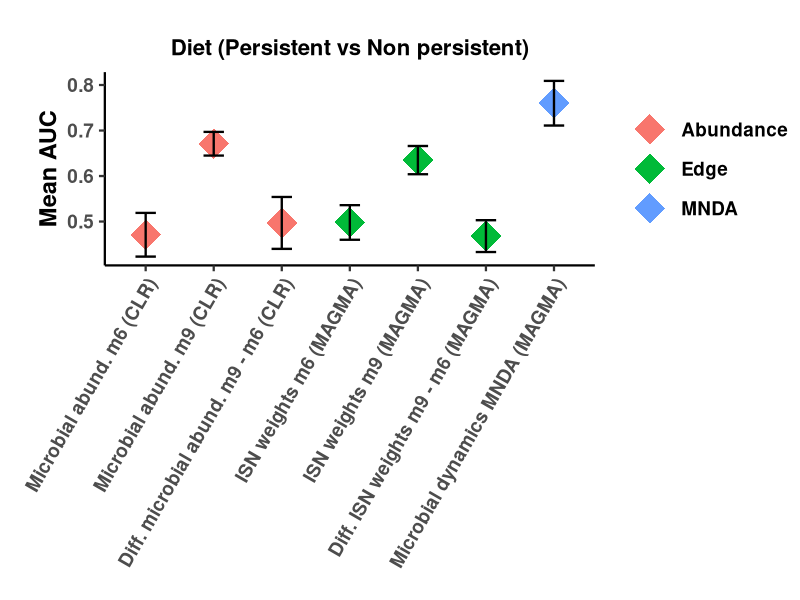
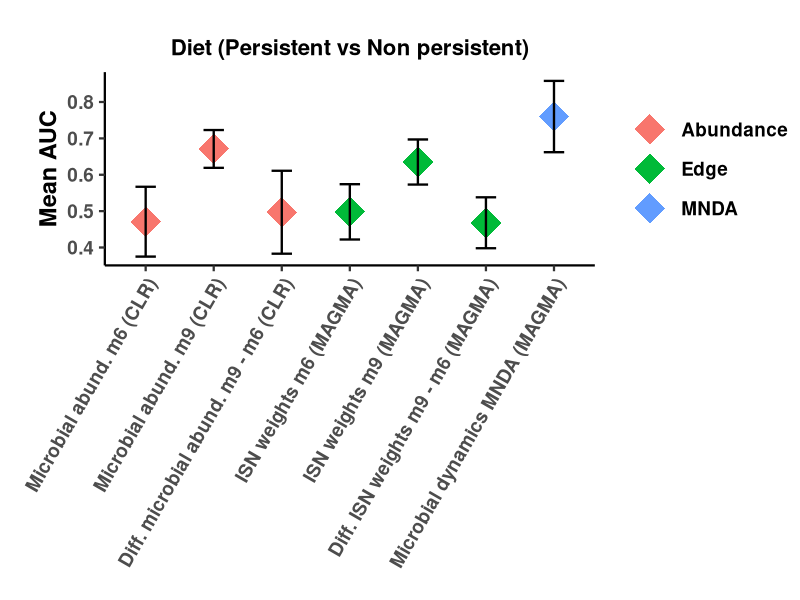
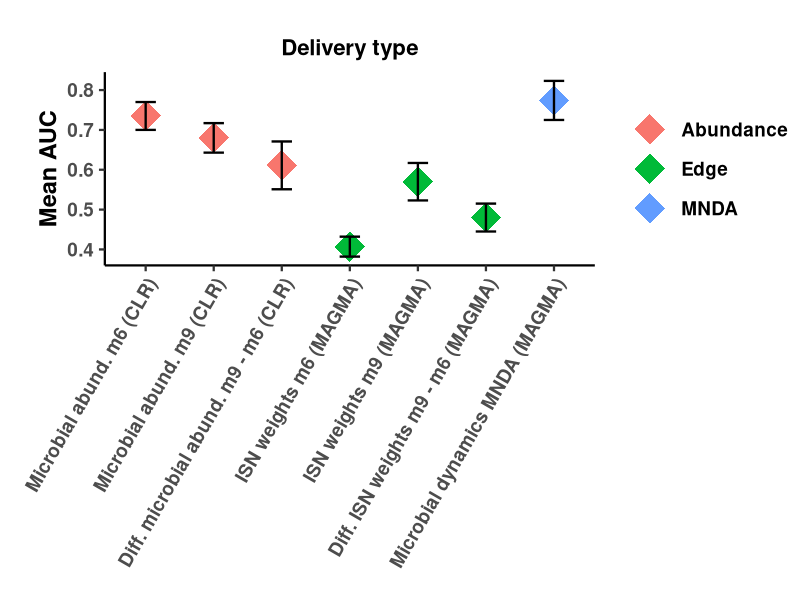
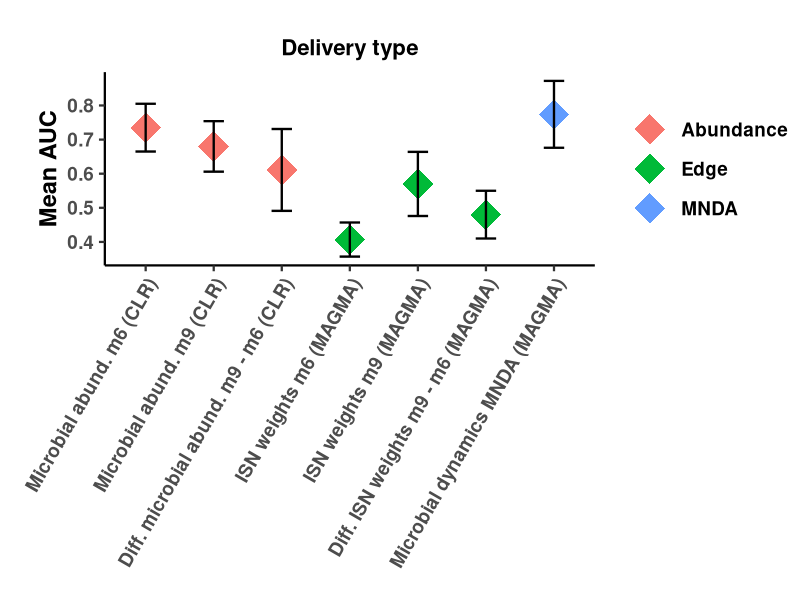
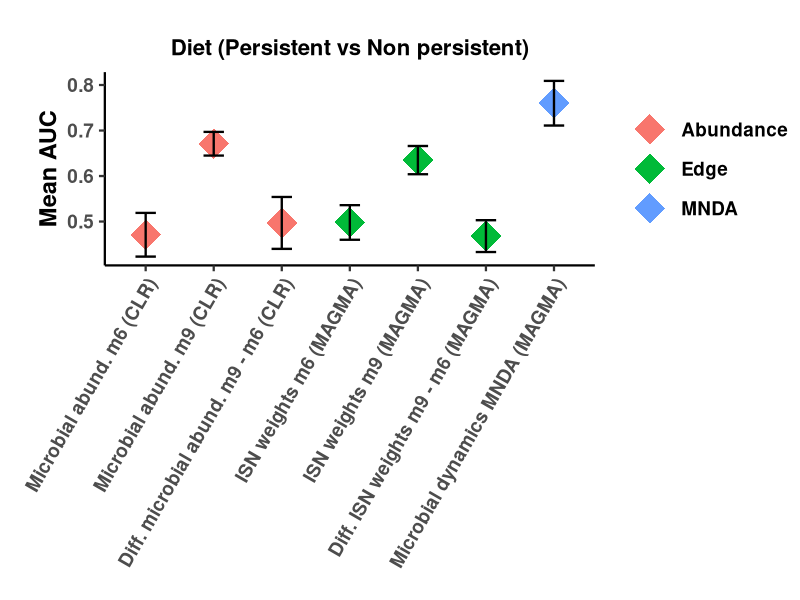
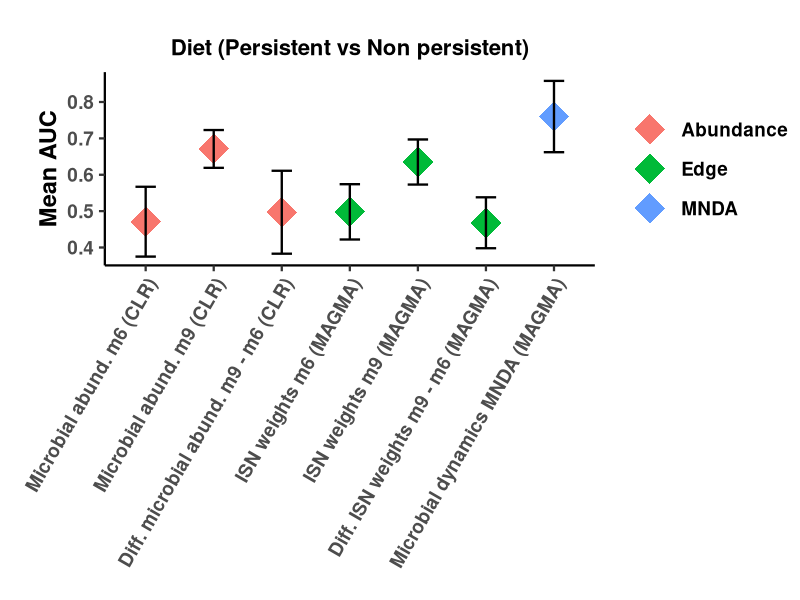
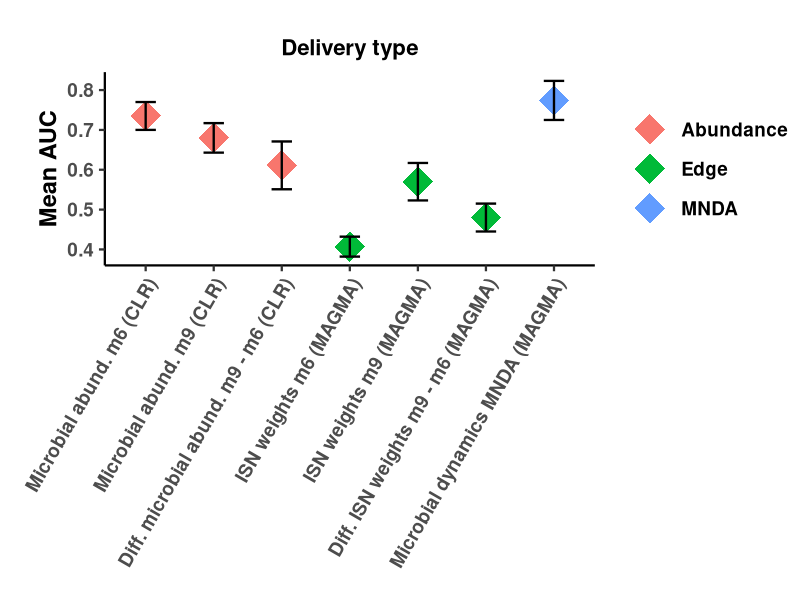
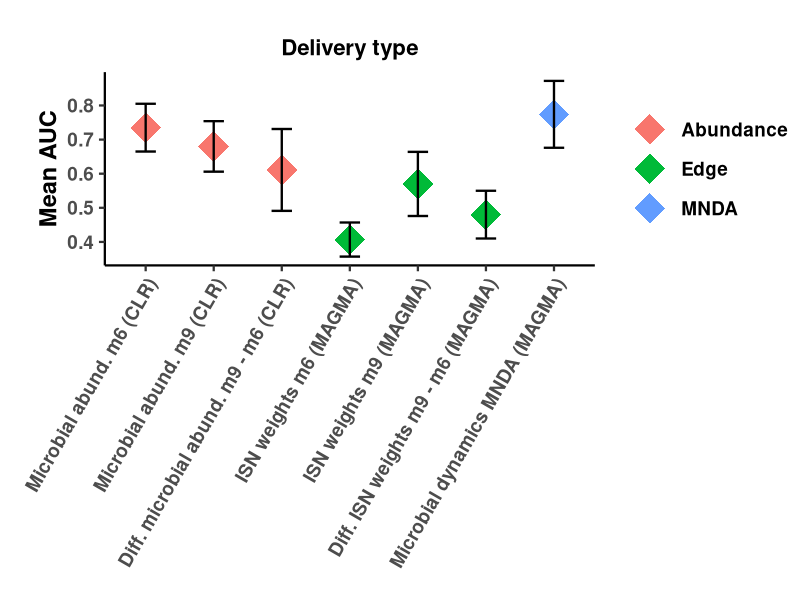

The R source for these figures, in order:
setwd("C:/Users/fmelo/Desktop/Backup_Federico/Maastricht_data/Dynamics_in_Microbiome/Results/Prediction/")
library(readxl)

Diet <- read_excel("Final_in_the_paper_results_prediction.xlsx", sheet = "Diet")
colnames(Diet) = c("Input", "AUC", "sd")

Input_name = c("Microbial abund. m6 (CLR)", "Microbial abund. m9 (CLR)", "Diff. microbial abund. m9 - m6 (CLR)", 
               "ISN weights m6 (MAGMA)", "ISN weights m9 (MAGMA)", "Diff. ISN weights m9 - m6 (MAGMA)", 
               "Microbial dynamics MNDA (MAGMA)")
Diet$Input = Input_name
Delivery <- read_excel("Final_in_the_paper_results_prediction.xlsx", sheet = "Mode of Delivery")
colnames(Delivery) = c("Input", "AUC", "sd")
Delivery$Input = Input_name

library(ggplot2)

# creating a data frame df
df<-data.frame(Mean=c(0.24,0.25,0.37,0.643,0.54),
               sd=c(0.00362,0.281,0.3068,0.2432,0.322),
               Quality=as.factor(c("good","bad","good",
                                   "very good","very good")), 
               Category=c("A","B","C","D","E"),
               Insert= c(0.0, 0.1, 0.3, 0.5, 1.0))

Diet$Group = c("Abundance","Abundance","Abundance", "Edge", "Edge","Edge", "MNDA") 
Diet$Group = as.factor(Diet$Group)
level_order = c(Diet$Input)
p<-ggplot(Diet, aes(x=factor(Input, level =level_order), y=AUC)) + 
  geom_point(aes(color=Group), shape = 18, size = 10)+
  geom_errorbar(aes(ymin=AUC-sd, ymax=AUC+sd), width=.3,size = 0.8,
                position=position_dodge(0.05))+
  theme_classic(base_size = 17)+
  theme(axis.text.x = element_text(angle = 60, vjust =1, hjust=1), plot.margin = unit(c(1,0,0,1), "cm"),
        axis.text=element_text(face="bold"),
              axis.title=element_text(face="bold"), 
        ,legend.text=element_text(face="bold"), legend.title=element_blank(), 
        plot.title = element_text(size=16, face="bold",hjust = 0.5))+
  labs(y= "Mean AUC",x = "", fill = "")+
  ggtitle("Diet (Persistent vs Non persistent)")#+
  # theme_bw(base_size = 17, base_line_size = 1.1)+
  # theme_classic()
  # theme_classic(base_size = 17, base_line_size = 1.1)+
  # theme(axis.text=element_text(face="bold"),
  #       axis.title=element_text(face="bold"), title = element_text(face = "bold",),legend.key.size = unit(1, 'cm'),text = element_text(size = 35),legend.position="top")
p


png("Graph_Diet_persistent_vs_NONPERS_1sd.png", width = 300, height = 300, units='mm', res = 300)
p
dev.off()


p<-ggplot(Diet, aes(x=factor(Input, level =level_order), y=AUC)) + 
  geom_point(aes(color=Group), shape = 18, size = 10)+
  geom_errorbar(aes(ymin=AUC-2*sd, ymax=AUC+2*sd), width=.3,size = 0.8,
                position=position_dodge(0.05))+
  theme_classic(base_size = 17)+
  theme(axis.text.x = element_text(angle = 60, vjust =1, hjust=1), plot.margin = unit(c(1,0,0,1), "cm"),
        axis.text=element_text(face="bold"),
        axis.title=element_text(face="bold"), 
        ,legend.text=element_text(face="bold"), legend.title=element_blank(), 
        plot.title = element_text(size=16, face="bold",hjust = 0.5))+
  labs(y= "Mean AUC",x = "", fill = "")+
  ggtitle("Diet (Persistent vs Non persistent)")#+
# theme_bw(base_size = 17, base_line_size = 1.1)+
# theme_classic()
# theme_classic(base_size = 17, base_line_size = 1.1)+
# theme(axis.text=element_text(face="bold"),
#       axis.title=element_text(face="bold"), title = element_text(face = "bold",),legend.key.size = unit(1, 'cm'),text = element_text(size = 35),legend.position="top")
p


png("Graph_Diet_persistent_vs_NONPERS_2sd.png", width = 300, height = 300, units='mm', res = 300)
p
dev.off()



# Mode of delivery  -------------------------------------------------------

Delivery$Group = c("Abundance","Abundance","Abundance", "Edge", "Edge","Edge", "MNDA") 
Delivery$Group = as.factor(Delivery$Group)
level_order = c(Delivery$Input)
p<-ggplot(Delivery, aes(x=factor(Input, level =level_order), y=AUC)) + 
  geom_point(aes(color=Group), shape = 18, size = 10)+
  geom_errorbar(aes(ymin=AUC-sd, ymax=AUC+sd), width=.3,size = 0.8,
                position=position_dodge(0.05))+
  theme_classic(base_size = 17)+
  theme(axis.text.x = element_text(angle = 60, vjust =1, hjust=1), plot.margin = unit(c(1,0,0,1), "cm"),
        axis.text=element_text(face="bold"),
        axis.title=element_text(face="bold"), 
        ,legend.text=element_text(face="bold"), legend.title=element_blank(), 
        plot.title = element_text(size=16, face="bold",hjust = 0.5))+
  labs(y= "Mean AUC",x = "", fill = "")+
  ggtitle("Delivery type")#+
# theme_bw(base_size = 17, base_line_size = 1.1)+
# theme_classic()
# theme_classic(base_size = 17, base_line_size = 1.1)+
# theme(axis.text=element_text(face="bold"),
#       axis.title=element_text(face="bold"), title = element_text(face = "bold",),legend.key.size = unit(1, 'cm'),text = element_text(size = 35),legend.position="top")
p


png("Graph_Delivery_1sd.png", width = 300, height = 300, units='mm', res = 300)
p
dev.off()


p<-ggplot(Delivery, aes(x=factor(Input, level =level_order), y=AUC)) + 
  geom_point(aes(color=Group), shape = 18, size = 10)+
  geom_errorbar(aes(ymin=AUC-2*sd, ymax=AUC+2*sd), width=.3,size = 0.8,
                position=position_dodge(0.05))+
  theme_classic(base_size = 17)+
  theme(axis.text.x = element_text(angle = 60, vjust =1, hjust=1), plot.margin = unit(c(1,0,0,1), "cm"),
        axis.text=element_text(face="bold"),
        axis.title=element_text(face="bold"), 
        ,legend.text=element_text(face="bold"), legend.title=element_blank(), 
        plot.title = element_text(size=16, face="bold",hjust = 0.5))+
  labs(y= "Mean AUC",x = "", fill = "")+
  ggtitle("Delivery type")#+
# theme_bw(base_size = 17, base_line_size = 1.1)+
# theme_classic()
# theme_classic(base_size = 17, base_line_size = 1.1)+
# theme(axis.text=element_text(face="bold"),
#       axis.title=element_text(face="bold"), title = element_text(face = "bold",),legend.key.size = unit(1, 'cm'),text = element_text(size = 35),legend.position="top")
p


png("Graph_Delivery_2sd.png", width = 300, height = 300, units='mm', res = 300)
p
dev.off()



